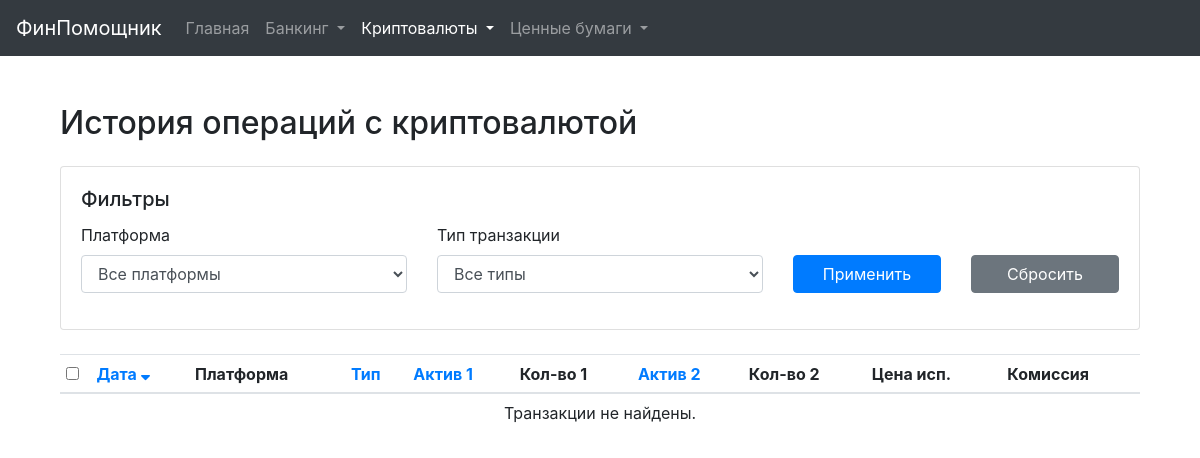
The page /crypto-transactions on the database as committed earlier.
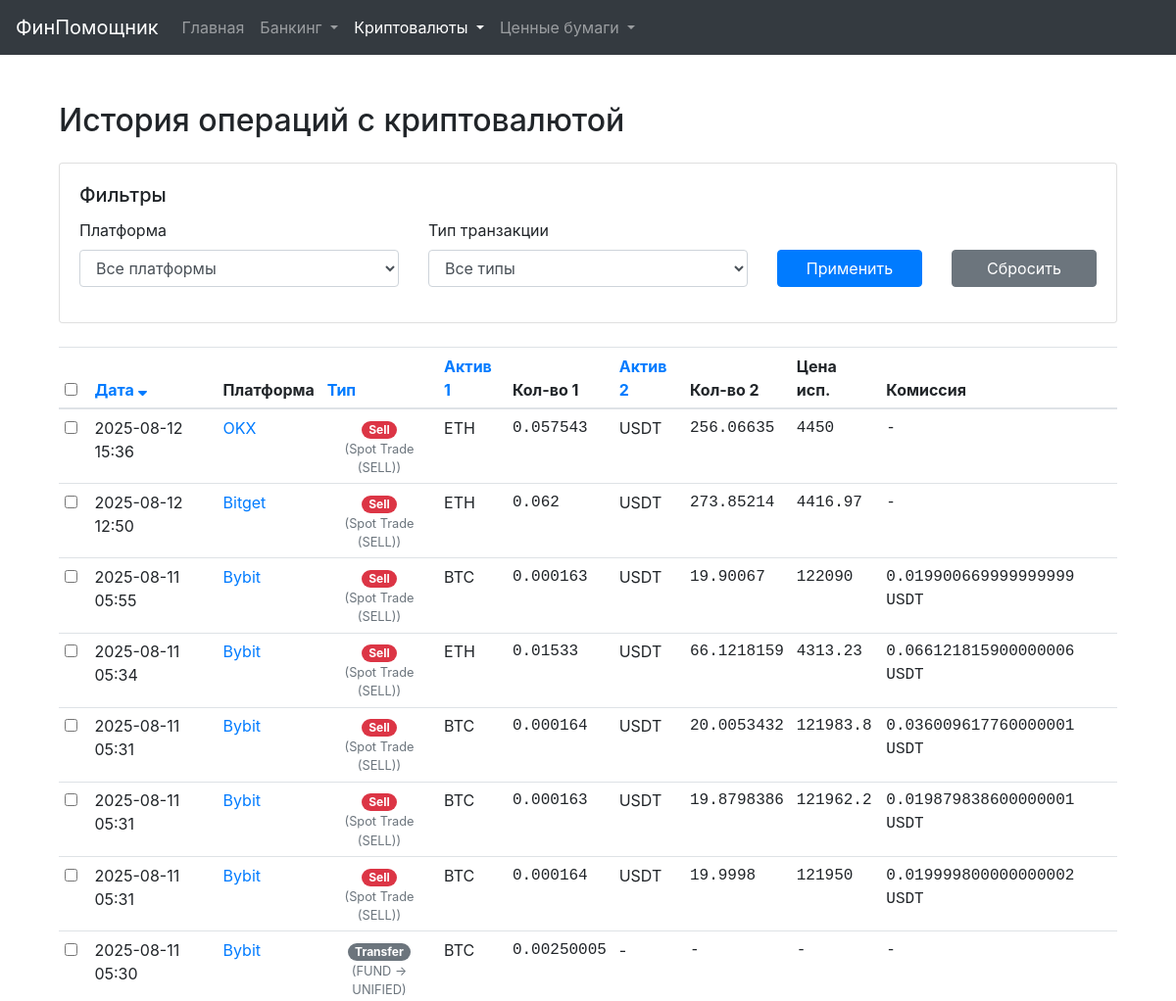
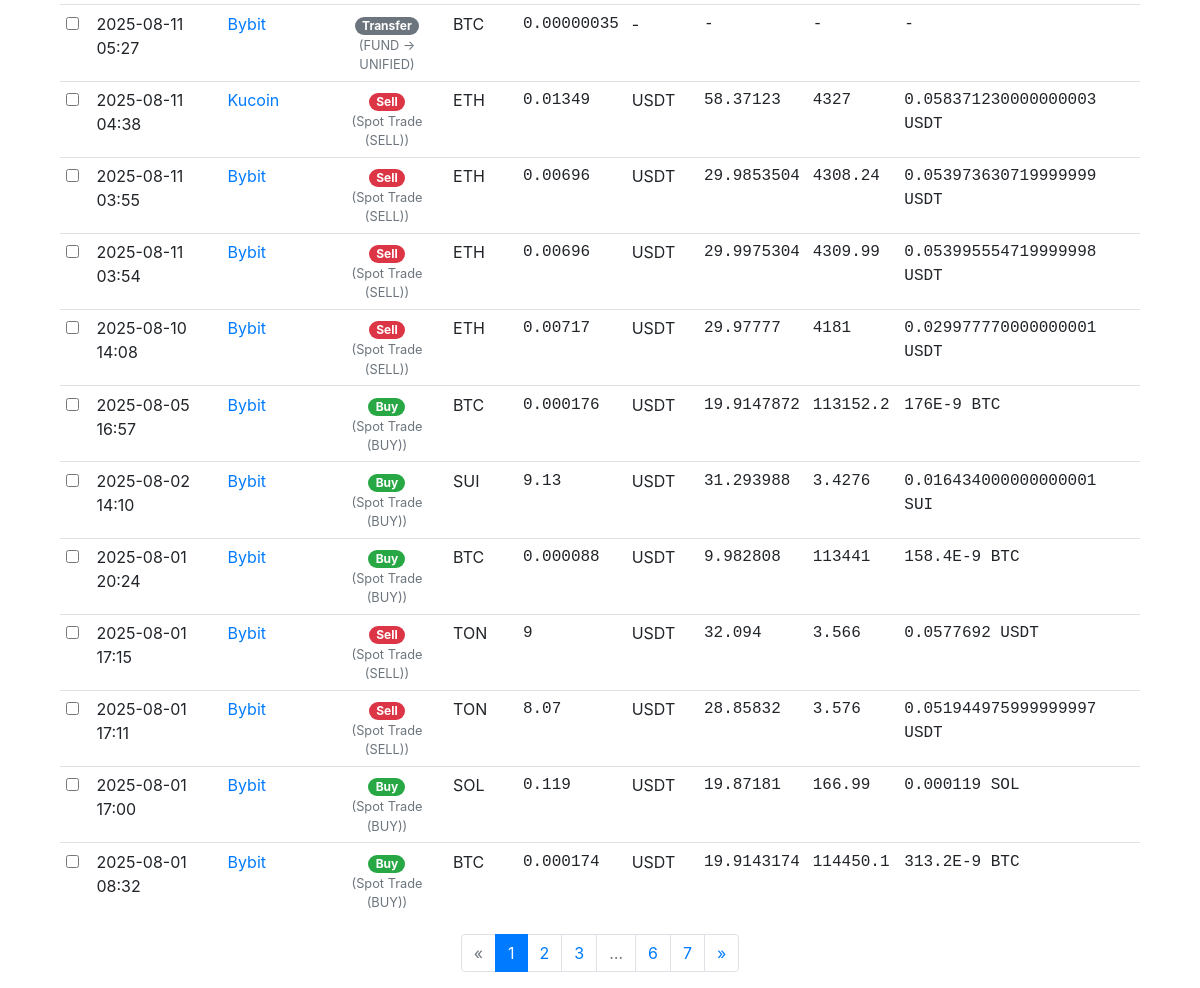
The same page on the database as committed later (2 pictures, top to bottom).
### models.py (models this page shows, shortened)
class Transaction(db.Model):
    id = db.Column(db.Integer, primary_key=True)
    exchange_tx_id = db.Column(db.String(128), unique=True, nullable=True)
    timestamp = db.Column(db.DateTime, nullable=False, index=True)
    type = db.Column(db.String(64), nullable=False)
    raw_type = db.Column(db.String(128))
    asset1_ticker = db.Column(db.String(32))
    asset1_amount = db.Column(db.Numeric(36, 18))
    asset2_ticker = db.Column(db.String(32))
    asset2_amount = db.Column(db.Numeric(36, 18))
    fee_amount = db.Column(db.Numeric(36, 18))
    fee_currency = db.Column(db.String(32))
    execution_price = db.Column(db.Numeric(36, 18)) # Новое поле для цены исполнения сделки
    description = db.Column(db.Text)
    platform_id = db.Column(db.Integer, db.ForeignKey('investment_platform.id'), nullable=False)
    platform = db.relationship('InvestmentPlatform', back_populates='transactions')

class InvestmentPlatform(db.Model):
    id = db.Column(db.Integer, primary_key=True)
    name = db.Column(db.String(128), nullable=False, unique=True)
    platform_type = db.Column(db.String(64), nullable=False)
    is_active = db.Column(db.Boolean, default=True, nullable=False)
    api_key = db.Column(db.String(256))
    api_secret_encrypted = db.Column(db.String(512))
    passphrase_encrypted = db.Column(db.String(512))
    other_credentials_json_encrypted = db.Column(db.Text)
    notes = db.Column(db.Text)
    last_sync_status = db.Column(db.String(128))
    last_synced_at = db.Column(db.DateTime)
    last_tx_synced_at = db.Column(db.DateTime) # Новая колонка для синхронизации транзакций
    manual_earn_balances_json = db.Column(db.Text, default='{}') # Новая колонка для ручных Earn балансов
    assets = db.relationship('InvestmentAsset', back_populates='platform', cascade="all, delete-orphan", lazy='dynamic')
    transactions = db.relationship('Transaction', back_populates='platform', cascade="all, delete-orphan", lazy='dynamic')
    @property
    def api_secret(self):
        return decrypt_data(self.api_secret_encrypted)
    @property
    def passphrase(self):
        return decrypt_data(self.passphrase_encrypted)
    @property
    def other_credentials_json(self):
        return decrypt_data(self.other_credentials_json_encrypted)

### main_routes.py (the view)
@main_bp.route('/crypto-transactions')
def ui_crypto_transactions():
    page = request.args.get('page', 1, type=int)
    sort_by = request.args.get('sort_by', 'timestamp')
    order = request.args.get('order', 'desc')
    filter_type = request.args.get('filter_type', 'all')
    filter_platform_id = request.args.get('filter_platform_id', 'all')
    transactions_query = Transaction.query.join(InvestmentPlatform).filter(
        InvestmentPlatform.platform_type == 'crypto_exchange'
    ).options(joinedload(Transaction.platform))
    if filter_type != 'all':
        transactions_query = transactions_query.filter(Transaction.type == filter_type)
    if filter_platform_id != 'all':
        transactions_query = transactions_query.filter(Transaction.platform_id == int(filter_platform_id))
    sort_column = getattr(Transaction, sort_by, Transaction.timestamp)
    if order == 'desc':
        transactions_query = transactions_query.order_by(desc(sort_column))
    else:
        transactions_query = transactions_query.order_by(asc(sort_column))
    transactions_pagination = transactions_query.paginate(page=page, per_page=current_app.config.get('ITEMS_PER_PAGE', 50), error_out=False)
    unique_transaction_types = [r[0] for r in db.session.query(Transaction.type).join(InvestmentPlatform).filter(InvestmentPlatform.platform_type == 'crypto_exchange').distinct().order_by(Transaction.type).all()]
    available_platforms = InvestmentPlatform.query.filter_by(platform_type='crypto_exchange').order_by(InvestmentPlatform.name).all()
    return render_template('crypto_transactions.html',
                           transactions=transactions_pagination.items,
                           pagination=transactions_pagination,
                           sort_by=sort_by, order=order,
                           filter_type=filter_type, filter_platform_id=filter_platform_id,
                           unique_transaction_types=unique_transaction_types,
                           platforms=available_platforms)

### templates/crypto_transactions.html (shortened to what this page needs)
{% extends "base.html" %}
{% macro sort_link(column, title) %}
    {% set new_order = 'asc' if sort_by == column and order == 'desc' else 'desc' %}
    <a href="{{ url_for('main.ui_crypto_transactions', sort_by=column, order=new_order, filter_type=filter_type, filter_platform_id=filter_platform_id, page=1) }}">
        {{ title }}
        {% if sort_by == column %}
            {% if order == 'asc' %}<i class="fas fa-sort-up"></i>{% else %}<i class="fas fa-sort-down"></i>{% endif %}
        {% endif %}
    </a>
{% endmacro %}
{% block content %}
<div class="container mt-4">
    <div class="d-flex justify-content-between align-items-center mb-3">
        <h2>История операций с криптовалютой</h2>
    </div>
    <div class="card mb-4">
        <div class="card-body">
            <h5 class="card-title">Фильтры</h5>
            <form method="GET" action="{{ url_for('main.ui_crypto_transactions') }}" class="row align-items-end">
                <div class="form-group col-md-4">
                    <label for="filter_platform_id">Платформа</label>
                    <select name="filter_platform_id" id="filter_platform_id" class="form-control">
                        <option value="all">Все платформы</option>
                    </select>
                </div>
                <div class="form-group col-md-4">
                    <label for="filter_type">Тип транзакции</label>
                    <select name="filter_type" id="filter_type" class="form-control">
                        <option value="all">Все типы</option>
                    </select>
                </div>
                <div class="form-group col-md-2">
                    <button type="submit" class="btn btn-primary btn-block">Применить</button>
                </div>
                <div class="form-group col-md-2">
                    <a href="{{ url_for('main.ui_crypto_transactions') }}" class="btn btn-secondary btn-block">Сбросить</a>
                </div>
            </form>
        </div>
    </div>
    <div class="table-responsive">
        <table class="table table-sm table-hover">
            <thead>
                <tr>
                    <th style="width: 30px;"><input type="checkbox" id="select-all" title="Выбрать все на странице"></th>
                    <th>{{ sort_link('timestamp', 'Дата') }}</th>
                    <th>Платформа</th>
                    <th>{{ sort_link('type', 'Тип') }}</th>
                    <th>{{ sort_link('asset1_ticker', 'Актив 1') }}</th>
                    <th class="text-end">Кол-во 1</th>
                    <th>{{ sort_link('asset2_ticker', 'Актив 2') }}</th>
                    <th class="text-end">Кол-во 2</th>
                    <th class="text-end">Цена исп.</th>
                    <th>Комиссия</th>
                </tr>
            </thead>
            <tbody>
                {% for tx in transactions %}
                {% set badge_map = {
                    'buy': 'badge-success',
                    'sell': 'badge-danger',
                    'deposit': 'badge-info',
                    'withdrawal': 'badge-warning',
                    'transfer': 'badge-secondary'
                } %}
                <tr class="transaction-row"
                    data-type="{{ tx.type }}"
                    data-pair="{{ tx.asset1_ticker }}/{{ tx.asset2_ticker or '' }}"
                    data-asset1-amount="{{ tx.asset1_amount|trim_zeros if tx.asset1_amount is not none else '0' }}"
                    data-asset2-amount="{{ tx.asset2_amount|trim_zeros if tx.asset2_amount is not none else '0' }}"
                    data-asset1-ticker="{{ tx.asset1_ticker }}"
                    data-asset2-ticker="{{ tx.asset2_ticker or '' }}">
                    <td><input type="checkbox" class="tx-selector"></td>
                    <td>{{ tx.timestamp.strftime('%Y-%m-%d %H:%M') }}</td>
                    <td><a href="{{ url_for('main.ui_investment_platform_detail', platform_id=tx.platform.id) }}">{{ tx.platform.name }}</a></td>
                    <td class="text-center">
                        <span class="badge badge-pill {{ badge_map.get(tx.type, 'badge-light') }}">{{ tx.type|capitalize }}</span>
                        {% if tx.raw_type and tx.raw_type|lower != tx.type|lower %}
                        <small class="text-muted d-block">({{ tx.raw_type }})</small>
                        {% endif %}
                    </td>
                    <td>{{ tx.asset1_ticker }}</td>
                    <td class="text-end text-monospace">{{ "%.8f"|format(tx.asset1_amount)|trim_zeros if tx.asset1_amount is not none else '-' }}</td>
                    <td>{{ tx.asset2_ticker or '-' }}</td>
                    <td class="text-end text-monospace">{{ "%.8f"|format(tx.asset2_amount)|trim_zeros if tx.asset2_amount is not none else '-' }}</td>
                    <td class="text-end text-monospace">{{ "%.8f"|format(tx.execution_price)|trim_zeros if tx.execution_price is not none else '-' }}</td>
                    <td class="text-monospace">{{ (tx.fee_amount|trim_zeros ~ ' ' ~ tx.fee_currency) if tx.fee_amount and tx.fee_amount > 0 and tx.fee_currency else '-' }}</td>
                </tr>
                {% else %}
                <tr>
                    <td colspan="10" class="text-center">Транзакции не найдены.</td>
                </tr>
                {% endfor %}
            </tbody>
        </table>
    </div>
    {% if pagination and pagination.pages > 1 %}
        <nav aria-label="Навигация по транзакциям">
            <ul class="pagination justify-content-center">
                {% set base_args = {'sort_by': sort_by, 'order': order, 'filter_type': filter_type, 'filter_platform_id': filter_platform_id} %}
                <li class="page-item {% if not pagination.has_prev %}disabled{% endif %}">
                    <a class="page-link" href="{{ url_for('main.ui_crypto_transactions', page=pagination.prev_num, **base_args) }}">&laquo;</a>
                </li>
                {% for p in pagination.iter_pages(left_edge=2, right_edge=2, left_current=2, right_current=2) %}
                    {% if p %}
                        <li class="page-item {% if p == pagination.page %}active{% endif %}">
                            <a class="page-link" href="{{ url_for('main.ui_crypto_transactions', page=p, **base_args) }}">{{ p }}</a>
                        </li>
                    {% else %}
                        <li class="page-item disabled"><span class="page-link">…</span></li>
                    {% endif %}
                {% endfor %}
                <li class="page-item {% if not pagination.has_next %}disabled{% endif %}">
                    <a class="page-link" href="{{ url_for('main.ui_crypto_transactions', page=pagination.next_num, **base_args) }}">&raquo;</a>
                </li>
            </ul>
        </nav>
    {% endif %}
</div>
{% endblock %}

### templates/base.html (shortened to what this page needs)
<!doctype html>
<html lang="ru">
<head>
    <link rel="stylesheet" href="https://stackpath.bootstrapcdn.com/bootstrap/4.5.2/css/bootstrap.min.css">
    <link rel="stylesheet" href="https://cdnjs.cloudflare.com/ajax/libs/font-awesome/5.15.4/css/all.min.css">
</head>
<body>
    <nav class="navbar navbar-expand-md navbar-dark bg-dark fixed-top">
        <a class="navbar-brand" href="{{ url_for('main.index') }}">ФинПомощник</a>
        <div class="collapse navbar-collapse" id="navbarsExampleDefault">
            <ul class="navbar-nav mr-auto">
                <li class="nav-item {% if request.endpoint == 'main.index' %}active{% endif %}">
                    <a class="nav-link" href="{{ url_for('main.index') }}">Главная</a>
                </li>
                {% set banking_endpoints = ['main.ui_accounts', 'main.ui_add_account_form', 'main.ui_edit_account_form', 'main.ui_transactions', 'main.ui_add_transaction_form', 'main.ui_edit_transaction_form', 'main.ui_debts', 'main.ui_add_debt_form', 'main.ui_repay_debt_form', 'main.ui_analytics_overview', 'main.ui_cashback_rules', 'main.ui_add_cashback_rule_form', 'main.ui_edit_cashback_rule_form', 'main.ui_categories', 'main.ui_add_category_form', 'main.ui_edit_category_form', 'main.ui_banks', 'main.ui_add_bank', 'main.ui_edit_bank'] %}
                <li class="nav-item dropdown {% if request.endpoint in banking_endpoints %}active{% endif %}">
                    <a class="nav-link dropdown-toggle" href="#" id="bankingDropdown" role="button" data-toggle="dropdown" aria-haspopup="true" aria-expanded="false">
                        Банкинг
                    </a>
                </li>
                 {% set crypto_endpoints = ['main.ui_investment_platforms', 'main.ui_investment_platform_detail', 'main.ui_add_investment_platform_form', 'main.ui_edit_investment_platform_form', 'main.ui_crypto_assets', 'main.ui_crypto_transactions', 'main.ui_crypto_news'] %}
                <li class="nav-item dropdown {% if request.endpoint in crypto_endpoints %}active{% endif %}">
                    <a class="nav-link dropdown-toggle" href="#" id="cryptoDropdown" role="button" data-toggle="dropdown" aria-haspopup="true" aria-expanded="false">
                        Криптовалюты
                    </a>
                </li>
                {% set securities_endpoints = ['securities.ui_brokers', 'securities.ui_broker_detail', 'securities.ui_securities_assets', 'securities.ui_securities_transactions', 'main.ui_securities_news'] %}
                <li class="nav-item dropdown {% if request.endpoint in securities_endpoints %}active{% endif %}">
                    <a class="nav-link dropdown-toggle" href="#" id="securitiesDropdown" role="button" data-toggle="dropdown" aria-haspopup="true" aria-expanded="false">
                        Ценные бумаги
                    </a>
                </li>
            </ul>
        </div>
    </nav>
    <main role="main" class="container">
        {% block content %}{% endblock %}
    </main>
</body>
</html>

### templates/base.html (style rules this page uses)
body { padding-top: 5rem; }
.nav-link { color: #007bff; }

### templates/crypto_transactions.html (style rules this page uses)
.transaction-row { cursor: pointer; }
.table-sm th, .table-sm td { padding: 0.4rem; }

Rows that differ between the two databases and show on the page:
added Transaction: timestamp "2025-08-12 15:36", platform.name "OKX", type "Sell", raw_type "Spot Trade (SELL)", asset1_ticker "ETH", asset1_amount "0.057543", asset2_ticker "USDT", asset2_amount "256.06635", execution_price "4450", fee_amount "-"
added Transaction: timestamp "2025-08-12 12:50", platform.name "Bitget", type "Sell", raw_type "Spot Trade (SELL)", asset1_ticker "ETH", asset1_amount "0.062", asset2_ticker "USDT", asset2_amount "273.85214", execution_price "4416.97", fee_amount "-"
added Transaction: timestamp "2025-08-11 05:55", platform.name "Bybit", type "Sell", raw_type "Spot Trade (SELL)", asset1_ticker "BTC", asset1_amount "0.000163", asset2_ticker "USDT", asset2_amount "19.90067", execution_price "122090", fee_amount+fee_currency "0.019900669999999999 USDT"
added Transaction: timestamp "2025-08-11 05:34", platform.name "Bybit", type "Sell", raw_type "Spot Trade (SELL)", asset1_ticker "ETH", asset1_amount "0.01533", asset2_ticker "USDT", asset2_amount "66.1218159", execution_price "4313.23", fee_amount+fee_currency "0.066121815900000006 USDT"
added Transaction: timestamp "2025-08-11 05:31", platform.name "Bybit", type "Sell", raw_type "Spot Trade (SELL)", asset1_ticker "BTC", asset1_amount "0.000164", asset2_ticker "USDT", asset2_amount "20.0053432", execution_price "121983.8", fee_amount+fee_currency "0.036009617760000001 USDT"
added Transaction: timestamp "2025-08-11 05:31", platform.name "Bybit", type "Sell", raw_type "Spot Trade (SELL)", asset1_ticker "BTC", asset1_amount "0.000163", asset2_ticker "USDT", asset2_amount "19.8798386", execution_price "121962.2", fee_amount+fee_currency "0.019879838600000001 USDT"
added Transaction: timestamp "2025-08-11 05:31", platform.name "Bybit", type "Sell", raw_type "Spot Trade (SELL)", asset1_ticker "BTC", asset1_amount "0.000164", asset2_ticker "USDT", asset2_amount "19.9998", execution_price "121950", fee_amount+fee_currency "0.019999800000000002 USDT"
added Transaction: timestamp "2025-08-11 05:30", platform.name "Bybit", type "Transfer", raw_type "FUND -> UNIFIED", asset1_ticker "BTC", asset1_amount "0.00250005", asset2_ticker "-", asset2_amount "-", execution_price "-", fee_amount "-"
added Transaction: timestamp "2025-08-11 05:27", platform.name "Bybit", type "Transfer", raw_type "FUND -> UNIFIED", asset1_ticker "BTC", asset1_amount "0.00000035", asset2_ticker "-", asset2_amount "-", execution_price "-", fee_amount "-"
added Transaction: timestamp "2025-08-11 04:38", platform.name "Kucoin", type "Sell", raw_type "Spot Trade (SELL)", asset1_ticker "ETH", asset1_amount "0.01349", asset2_ticker "USDT", asset2_amount "58.37123", execution_price "4327", fee_amount+fee_currency "0.058371230000000003 USDT"
added Transaction: timestamp "2025-08-11 03:55", platform.name "Bybit", type "Sell", raw_type "Spot Trade (SELL)", asset1_ticker "ETH", asset1_amount "0.00696", asset2_ticker "USDT", asset2_amount "29.9853504", execution_price "4308.24", fee_amount+fee_currency "0.053973630719999999 USDT"
added Transaction: timestamp "2025-08-11 03:54", platform.name "Bybit", type "Sell", raw_type "Spot Trade (SELL)", asset1_ticker "ETH", asset1_amount "0.00696", asset2_ticker "USDT", asset2_amount "29.9975304", execution_price "4309.99", fee_amount+fee_currency "0.053995554719999998 USDT"
added Transaction: timestamp "2025-08-10 14:08", platform.name "Bybit", type "Sell", raw_type "Spot Trade (SELL)", asset1_ticker "ETH", asset1_amount "0.00717", asset2_ticker "USDT", asset2_amount "29.97777", execution_price "4181", fee_amount+fee_currency "0.029977770000000001 USDT"
added Transaction: timestamp "2025-08-05 16:57", platform.name "Bybit", type "Buy", raw_type "Spot Trade (BUY)", asset1_ticker "BTC", asset1_amount "0.000176", asset2_ticker "USDT", asset2_amount "19.9147872", execution_price "113152.2", fee_amount+fee_currency "176E-9 BTC"
added Transaction: timestamp "2025-08-02 14:10", platform.name "Bybit", type "Buy", raw_type "Spot Trade (BUY)", asset1_ticker "SUI", asset1_amount "9.13", asset2_ticker "USDT", asset2_amount "31.293988", execution_price "3.4276", fee_amount+fee_currency "0.016434000000000001 SUI"
added Transaction: timestamp "2025-08-01 20:24", platform.name "Bybit", type "Buy", raw_type "Spot Trade (BUY)", asset1_ticker "BTC", asset1_amount "0.000088", asset2_ticker "USDT", asset2_amount "9.982808", execution_price "113441", fee_amount+fee_currency "158.4E-9 BTC"
added Transaction: timestamp "2025-08-01 17:15", platform.name "Bybit", type "Sell", raw_type "Spot Trade (SELL)", asset1_ticker "TON", asset1_amount "9", asset2_ticker "USDT", asset2_amount "32.094", execution_price "3.566", fee_amount+fee_currency "0.0577692 USDT"
added Transaction: timestamp "2025-08-01 17:11", platform.name "Bybit", type "Sell", raw_type "Spot Trade (SELL)", asset1_ticker "TON", asset1_amount "8.07", asset2_ticker "USDT", asset2_amount "28.85832", execution_price "3.576", fee_amount+fee_currency "0.051944975999999997 USDT"
added Transaction: timestamp "2025-08-01 17:00", platform.name "Bybit", type "Buy", raw_type "Spot Trade (BUY)", asset1_ticker "SOL", asset1_amount "0.119", asset2_ticker "USDT", asset2_amount "19.87181", execution_price "166.99", fee_amount+fee_currency "0.000119 SOL"
added Transaction: timestamp "2025-08-01 08:32", platform.name "Bybit", type "Buy", raw_type "Spot Trade (BUY)", asset1_ticker "BTC", asset1_amount "0.000174", asset2_ticker "USDT", asset2_amount "19.9143174", execution_price "114450.1", fee_amount+fee_currency "313.2E-9 BTC"
Other text that changed with them:
text no longer shown: "Транзакции не найдены."
new list line: "1"
new list line: "2"
new list line: "3"
new list line: "6"
new list line: "7"
